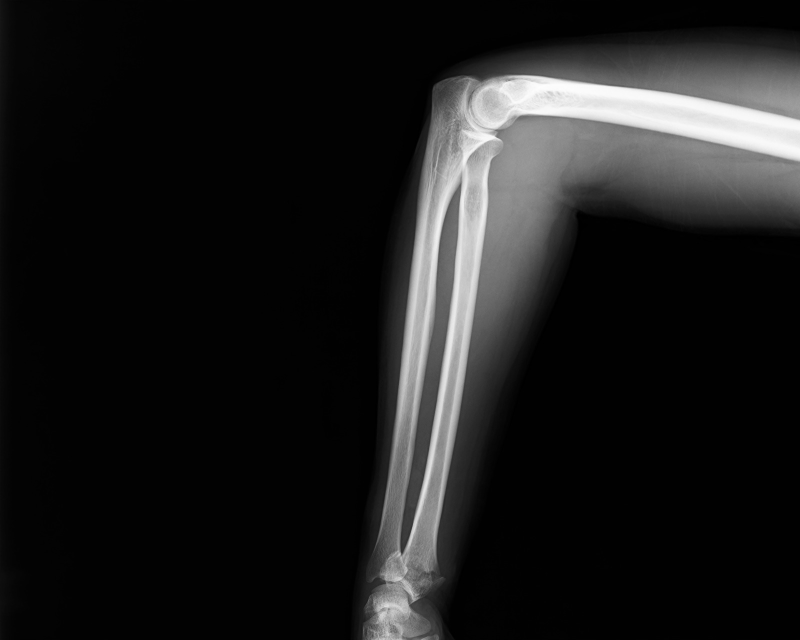
#> input picture results/v1/multi-agent-single-model/sonnet5/ID002-xray_analysis/images/00_original.png, 1600 x 1280 px (shown at 1/2 size)
$ python 04_intensity_histogram.py
#> lines starting #> are read from the running program, lines starting #| are printed output that depends on the picture
"""Analysis 4: histogram/clipping diagnostic of the bright proximal (joint) ROI vs whole image."""
import numpy as np
from PIL import Image
import matplotlib
matplotlib.use("Agg")
import matplotlib.pyplot as plt
from common import ORIGINAL, IMAGES_DIR, JOINT_BOX
import os

im = np.array(Image.open(ORIGINAL).convert("L"))
roi = im[JOINT_BOX[1]:JOINT_BOX[3], JOINT_BOX[0]:JOINT_BOX[2]]
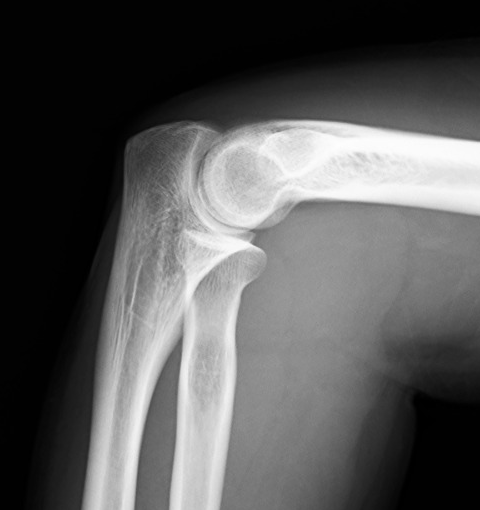
#> roi: shape (510, 480); min 0, max 254, mean 87.8

fig, axes = plt.subplots(1, 2, figsize=(12, 4.5))

axes[0].hist(im.ravel(), bins=256, range=(0, 255), color="steelblue", log=True)
axes[0].set_title("Whole image intensity histogram")
axes[0].set_xlabel("pixel value")
axes[0].set_ylabel("count (log scale)")

axes[1].hist(roi.ravel(), bins=256, range=(0, 255), color="firebrick", log=True)
axes[1].set_title("Proximal joint ROI intensity histogram")
axes[1].set_xlabel("pixel value")

max_bin_count = np.sum(roi == 255)
#> max_bin_count = 0
frac_at_max = max_bin_count / roi.size
#> frac_at_max = 0
fig.suptitle(
    f"Clipping check: {frac_at_max*100:.2f}% of ROI pixels at max value (255)"
)
plt.tight_layout()

out = os.path.join(IMAGES_DIR, "04_intensity_histogram.png")
fig.savefig(out, dpi=120)
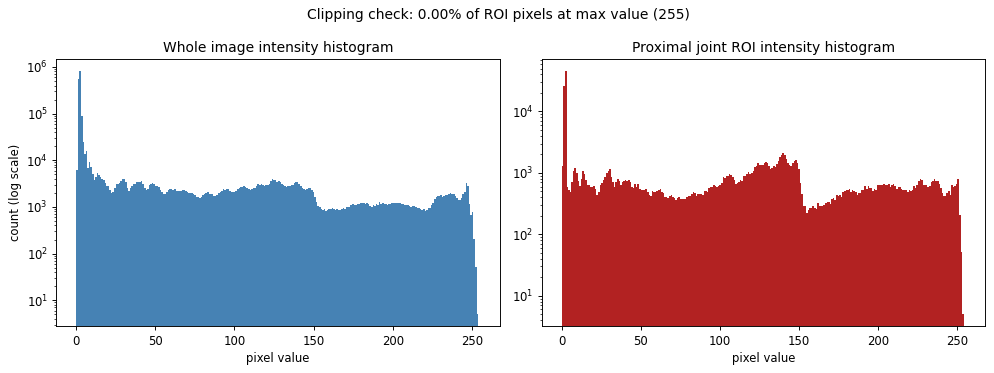
#> figure drawn by matplotlib, 2 panels; panel 1: tallest bar 827232 high, from x = 1.99 to 2.99; panel 2: tallest bar 45911 high, from x = 1.99 to 2.99
print("wrote", out, "frac_at_max=", frac_at_max)
#| wrote results/v1/multi-agent-single-model/sonnet5/ID002-xray_analysis/images/04_intensity_histogram.png frac_at_max= 0.0

$ run again, with results/v1/multi-agent-single-model/sonnet5/ID002-xray_analysis/images/02_elbow_fatpad_clahe.png copied over results/v1/multi-agent-single-model/sonnet5/ID002-xray_analysis/images/00_original.png
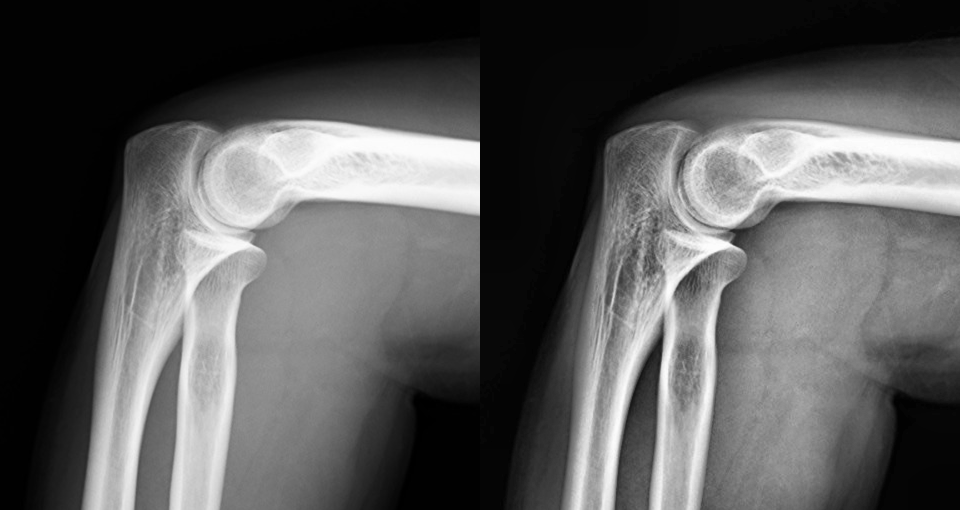
#> input picture results/v1/multi-agent-single-model/sonnet5/ID002-xray_analysis/images/02_elbow_fatpad_clahe.png, 2880 x 1530 px (shown at 1/3 size)
#> im is the input picture: shape (1530, 2880); min 0, max 255, mean 88.8
#> `roi = im[JOINT_BOX[1]:JOINT_BOX[3], JOINT_BOX[0]:JOINT_BOX[2]]`:
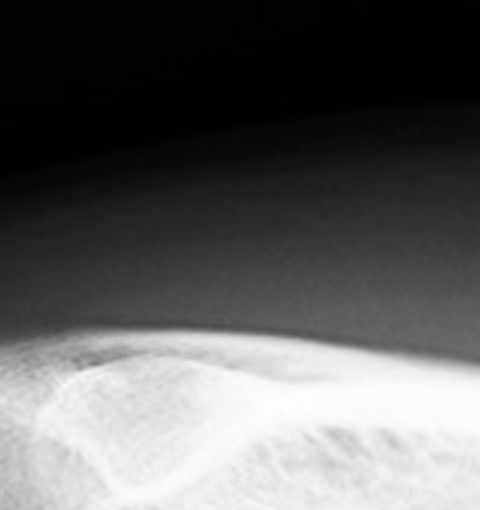
#> roi: shape (510, 480); min 0, max 254, mean 95.2
#> max_bin_count = 0
#> `fig.savefig(out, dpi=120)`:
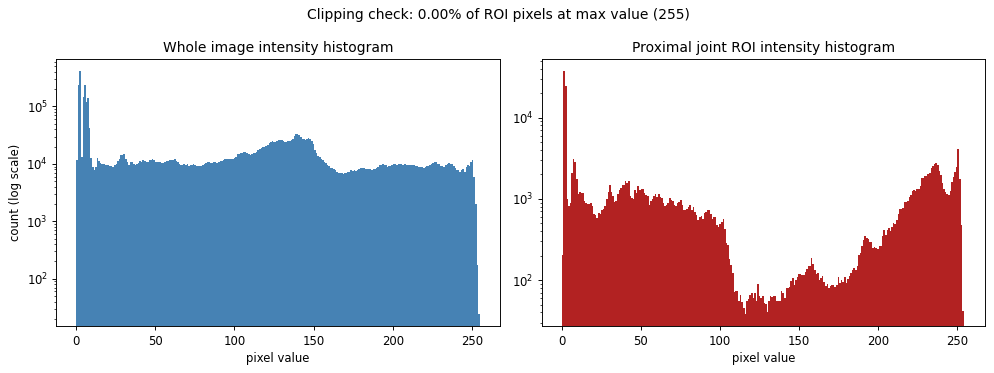
#> figure drawn by matplotlib, 2 panels; panel 1: tallest bar 418804 high, from x = 1.99 to 2.99; panel 2: tallest bar 37561 high, from x = 0.996 to 1.99
#| wrote results/v1/multi-agent-single-model/sonnet5/ID002-xray_analysis/images/04_intensity_histogram.png frac_at_max= 0.0
